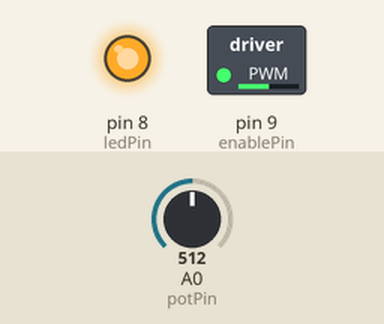
Recording of a sketch running on a simulated Arduino Uno, built with avr-gcc and run on an emulated ATmega328P. Shown: switched loads named in the sketch (green lamp = pin HIGH), output pins drawn as LEDs (lit = HIGH). The inputs (shaded band) are chosen by the test bench; at power-on: A0 (potPin) = 512. What the sketch prints to the serial monitor is not drawn.

Above: at 3.2 s.
3.3 s: A0 (potPin) set to 716
At 4.0 s:
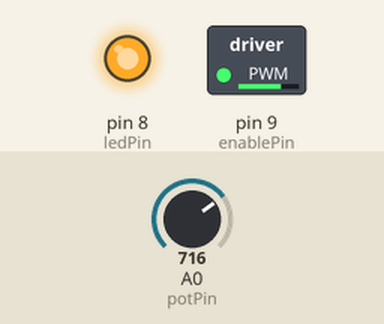
4.8 s: A0 (potPin) set to 900
At 5.2 s:
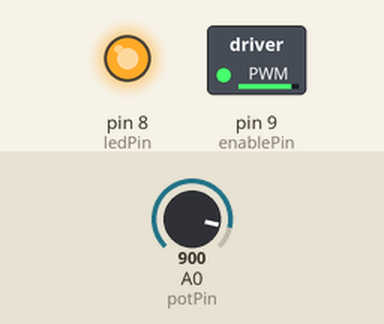
6.3 s: A0 (potPin) set to 122
At 7.5 s:
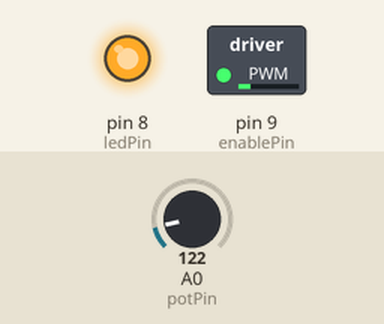
Timing chart, 0 to 9.3 s (numbered marks = the images above; inputs shaded):
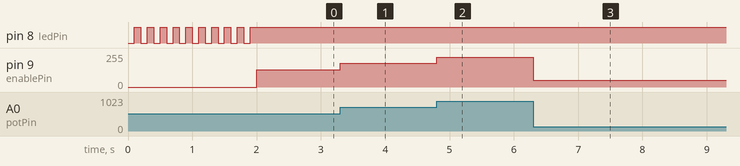

The sketch:

motor_pwm_pot.ino
```cpp
/*
Control a motor speed using a potentiometer
*/

int enablePin = 9;
int ledPin = 8; //LED
int potPin = 0; //potentiometer speed control

int speed_;

void setup() {
  Serial.begin (9600);
  pinMode(enablePin, OUTPUT);
  pinMode(ledPin, OUTPUT);
  pinMode(potPin, INPUT);
  blink(ledPin, 10, 200);  //indicate start/restart
}

void loop() {
  motor();
}

void motor() {
  speed_ = analogRead(potPin)/4;
  if ( speed_ < 50 ) speed_ = 50;
  analogWrite(enablePin, speed_);
  Serial.println(speed_);
}

void blink(int whatPin, int howManyTimes, int milliSecs) {
  for ( int i = 0; i < howManyTimes; i++) {
  digitalWrite(whatPin, LOW);
  delay(milliSecs/2);
  digitalWrite(whatPin, HIGH);
  delay(milliSecs/2);
  }
}
```

Measured:
- after the input at 3.3 s, pin 9 (enablePin): 128/255 → 179/255 at once
- after the input at 4.8 s, pin 9 (enablePin): 179/255 → 225/255 at once
- after the input at 6.3 s, pin 9 (enablePin): 225/255 → 50/255 at once
